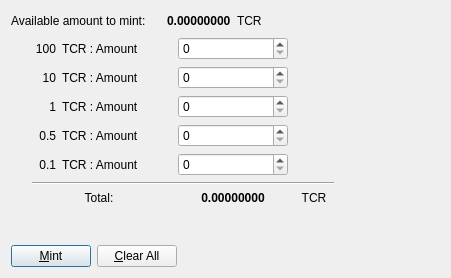
<?xml version="1.0" encoding="UTF-8"?>
<ui version="4.0">
 <class>ManualMintDialog</class>
 <widget class="QDialog" name="ManualMintDialog">
  <property name="geometry">
   <rect>
    <x>0</x>
    <y>0</y>
    <width>451</width>
    <height>278</height>
   </rect>
  </property>
  <property name="windowTitle">
   <string>Coin Selection</string>
  </property>
  <layout class="QVBoxLayout" name="verticalLayout">
   <item>
    <layout class="QVBoxLayout" name="verticalLayout_2">
     <item>
      <layout class="QHBoxLayout" name="horizontalLayout">
       <item>
        <widget class="QLabel" name="label">
         <property name="minimumSize">
          <size>
           <width>150</width>
           <height>0</height>
          </size>
         </property>
         <property name="text">
          <string>Available amount to mint:</string>
         </property>
        </widget>
       </item>
       <item>
        <widget class="QLabel" name="availableAmount">
         <property name="font">
          <font>
           <weight>75</weight>
           <bold>true</bold>
          </font>
         </property>
         <property name="text">
          <string>0.00000000</string>
         </property>
        </widget>
       </item>
       <item>
        <widget class="QLabel" name="label_3">
         <property name="text">
          <string>TCR</string>
         </property>
        </widget>
       </item>
       <item>
        <spacer name="horizontalSpacer">
         <property name="orientation">
          <enum>Qt::Horizontal</enum>
         </property>
         <property name="sizeHint" stdset="0">
          <size>
           <width>40</width>
           <height>20</height>
          </size>
         </property>
        </spacer>
       </item>
      </layout>
     </item>
     <item>
      <layout class="QHBoxLayout" name="horizontalLayout_5">
       <item>
        <spacer name="horizontalSpacer_3">
         <property name="orientation">
          <enum>Qt::Horizontal</enum>
         </property>
         <property name="sizeType">
          <enum>QSizePolicy::Fixed</enum>
         </property>
         <property name="sizeHint" stdset="0">
          <size>
           <width>15</width>
           <height>20</height>
          </size>
         </property>
        </spacer>
       </item>
       <item>
        <layout class="QGridLayout" name="gridLayout">
         <item row="4" column="1">
          <widget class="QLabel" name="label_13">
           <property name="text">
            <string>TCR : Amount</string>
           </property>
           <property name="margin">
            <number>0</number>
           </property>
          </widget>
         </item>
         <item row="6" column="0" colspan="2">
          <layout class="QFormLayout" name="formLayout_3">
           <property name="labelAlignment">
            <set>Qt::AlignCenter</set>
           </property>
           <property name="formAlignment">
            <set>Qt::AlignHCenter|Qt::AlignTop</set>
           </property>
           <item row="0" column="0" colspan="2">
            <widget class="QLabel" name="label_14">
             <property name="text">
              <string>Total:</string>
             </property>
             <property name="alignment">
              <set>Qt::AlignCenter</set>
             </property>
            </widget>
           </item>
          </layout>
         </item>
         <item row="4" column="2">
          <widget class="QSpinBox" name="coinAmount01"/>
         </item>
         <item row="3" column="1">
          <widget class="QLabel" name="label_12">
           <property name="text">
            <string>TCR : Amount</string>
           </property>
           <property name="margin">
            <number>0</number>
           </property>
          </widget>
         </item>
         <item row="1" column="0">
          <widget class="QLabel" name="label_7">
           <property name="text">
            <string>10</string>
           </property>
           <property name="alignment">
            <set>Qt::AlignRight|Qt::AlignTrailing|Qt::AlignVCenter</set>
           </property>
           <property name="margin">
            <number>0</number>
           </property>
          </widget>
         </item>
         <item row="2" column="2">
          <widget class="QSpinBox" name="coinAmount1"/>
         </item>
         <item row="2" column="1">
          <widget class="QLabel" name="label_11">
           <property name="text">
            <string>TCR : Amount</string>
           </property>
           <property name="margin">
            <number>0</number>
           </property>
          </widget>
         </item>
         <item row="2" column="0">
          <widget class="QLabel" name="label_6">
           <property name="text">
            <string>1</string>
           </property>
           <property name="alignment">
            <set>Qt::AlignRight|Qt::AlignTrailing|Qt::AlignVCenter</set>
           </property>
           <property name="margin">
            <number>0</number>
           </property>
          </widget>
         </item>
         <item row="1" column="1">
          <widget class="QLabel" name="label_10">
           <property name="text">
            <string>TCR : Amount</string>
           </property>
           <property name="margin">
            <number>0</number>
           </property>
          </widget>
         </item>
         <item row="4" column="0">
          <widget class="QLabel" name="label_5">
           <property name="text">
            <string>0.1</string>
           </property>
           <property name="alignment">
            <set>Qt::AlignRight|Qt::AlignTrailing|Qt::AlignVCenter</set>
           </property>
           <property name="margin">
            <number>0</number>
           </property>
          </widget>
         </item>
         <item row="0" column="2">
          <widget class="QSpinBox" name="coinAmount100"/>
         </item>
         <item row="1" column="2">
          <widget class="QSpinBox" name="coinAmount10"/>
         </item>
         <item row="5" column="0" colspan="4">
          <layout class="QFormLayout" name="formLayout">
           <item row="0" column="1">
            <widget class="Line" name="line">
             <property name="orientation">
              <enum>Qt::Horizontal</enum>
             </property>
            </widget>
           </item>
          </layout>
         </item>
         <item row="6" column="3">
          <widget class="QLabel" name="label_15">
           <property name="minimumSize">
            <size>
             <width>40</width>
             <height>0</height>
            </size>
           </property>
           <property name="text">
            <string>TCR</string>
           </property>
           <property name="alignment">
            <set>Qt::AlignCenter</set>
           </property>
          </widget>
         </item>
         <item row="0" column="1">
          <widget class="QLabel" name="label_9">
           <property name="minimumSize">
            <size>
             <width>110</width>
             <height>0</height>
            </size>
           </property>
           <property name="text">
            <string>TCR : Amount</string>
           </property>
           <property name="margin">
            <number>0</number>
           </property>
          </widget>
         </item>
         <item row="3" column="0">
          <widget class="QLabel" name="label_8">
           <property name="text">
            <string>0.5</string>
           </property>
           <property name="alignment">
            <set>Qt::AlignRight|Qt::AlignTrailing|Qt::AlignVCenter</set>
           </property>
           <property name="margin">
            <number>0</number>
           </property>
          </widget>
         </item>
         <item row="3" column="2">
          <widget class="QSpinBox" name="coinAmount05"/>
         </item>
         <item row="6" column="2">
          <widget class="QLabel" name="totalAmount">
           <property name="minimumSize">
            <size>
             <width>110</width>
             <height>0</height>
            </size>
           </property>
           <property name="font">
            <font>
             <weight>75</weight>
             <bold>true</bold>
            </font>
           </property>
           <property name="layoutDirection">
            <enum>Qt::LeftToRight</enum>
           </property>
           <property name="text">
            <string>0.00000000</string>
           </property>
           <property name="alignment">
            <set>Qt::AlignCenter</set>
           </property>
          </widget>
         </item>
         <item row="0" column="0">
          <widget class="QLabel" name="label_4">
           <property name="minimumSize">
            <size>
             <width>30</width>
             <height>0</height>
            </size>
           </property>
           <property name="text">
            <string>100</string>
           </property>
           <property name="alignment">
            <set>Qt::AlignRight|Qt::AlignTrailing|Qt::AlignVCenter</set>
           </property>
           <property name="margin">
            <number>0</number>
           </property>
          </widget>
         </item>
        </layout>
       </item>
       <item>
        <spacer name="horizontalSpacer_4">
         <property name="orientation">
          <enum>Qt::Horizontal</enum>
         </property>
         <property name="sizeHint" stdset="0">
          <size>
           <width>40</width>
           <height>20</height>
          </size>
         </property>
        </spacer>
       </item>
      </layout>
     </item>
     <item>
      <spacer name="verticalSpacer">
       <property name="orientation">
        <enum>Qt::Vertical</enum>
       </property>
       <property name="sizeHint" stdset="0">
        <size>
         <width>20</width>
         <height>40</height>
        </size>
       </property>
      </spacer>
     </item>
     <item>
      <layout class="QHBoxLayout" name="horizontalLayout_2">
       <item>
        <widget class="QPushButton" name="mintButton">
         <property name="text">
          <string>&amp;Mint</string>
         </property>
         <property name="icon">
          <iconset>
           <normaloff>../res/icons/add.png</normaloff>../res/icons/add.png</iconset>
         </property>
        </widget>
       </item>
       <item>
        <widget class="QPushButton" name="clearAllButton">
         <property name="text">
          <string>&amp;Clear All</string>
         </property>
         <property name="icon">
          <iconset>
           <normaloff>../res/icons/quit.png</normaloff>../res/icons/quit.png</iconset>
         </property>
        </widget>
       </item>
       <item>
        <spacer name="horizontalSpacer_2">
         <property name="orientation">
          <enum>Qt::Horizontal</enum>
         </property>
         <property name="sizeHint" stdset="0">
          <size>
           <width>40</width>
           <height>20</height>
          </size>
         </property>
        </spacer>
       </item>
      </layout>
     </item>
    </layout>
   </item>
  </layout>
 </widget>
 <resources/>
 <connections/>
</ui>
